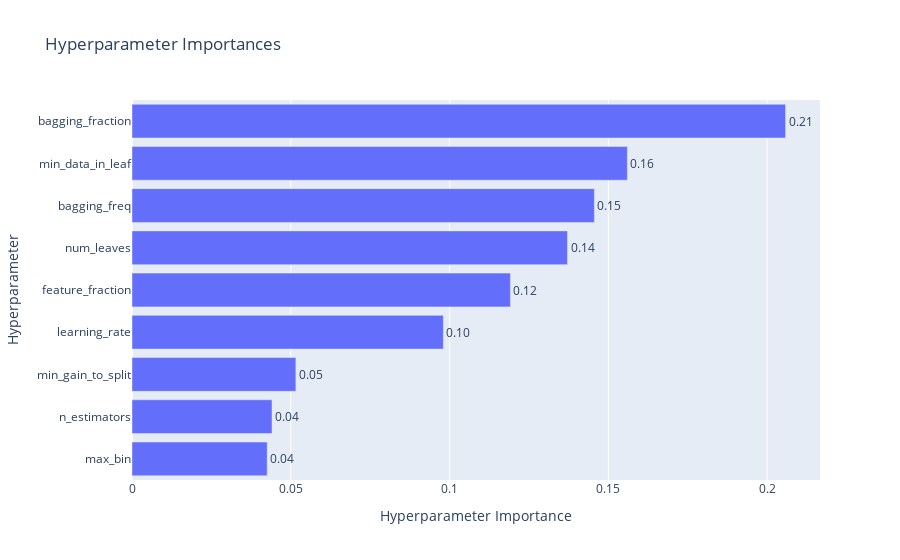

Notebook code for this chart:
### Code cell
optuna.visualization.plot_param_importances(study)

### Figure 1 — Plotly figure (JSON) as saved in the notebook; plotly's stock layout.template omitted (floating-point values rounded to 4 significant figures)
{"data": [{"cliponaxis": false, "hovertemplate": ["max_bin (IntDistribution): 0.0425771234896843<extra></extra>", "n_estimators (IntDistribution): 0.04408399554732589<extra></extra>", "min_gain_to_split (FloatDistribution): 0.05160779350943387<extra></extra>", "learning_rate (FloatDistribution): 0.09804345650397675<extra></extra>", "feature_fraction (FloatDistribution): 0.11915813602082354<extra></extra>", "num_leaves (IntDistribution): 0.1371405057531625<extra></extra>", "bagging_freq (IntDistribution): 0.14559562625098943<extra></extra>", "min_data_in_leaf (IntDistribution): 0.1559851539131936<extra></extra>", "bagging_fraction (FloatDistribution): 0.20580820901141023<extra></extra>"], "name": "Objective Value", "orientation": "h", "text": ["0.04", "0.04", "0.05", "0.10", "0.12", "0.14", "0.15", "0.16", "0.21"], "textposition": "outside", "type": "bar", "x": [0.04258, 0.04408, 0.05161, 0.09804, 0.1192, 0.1371, 0.1456, 0.156, 0.2058], "y": ["max_bin", "n_estimators", "min_gain_to_split", "learning_rate", "feature_fraction", "num_leaves", "bagging_freq", "min_data_in_leaf", "bagging_fraction"]}], "layout": {"title": {"text": "Hyperparameter Importances"}, "xaxis": {"title": {"text": "Hyperparameter Importance"}}, "yaxis": {"title": {"text": "Hyperparameter"}}}}
